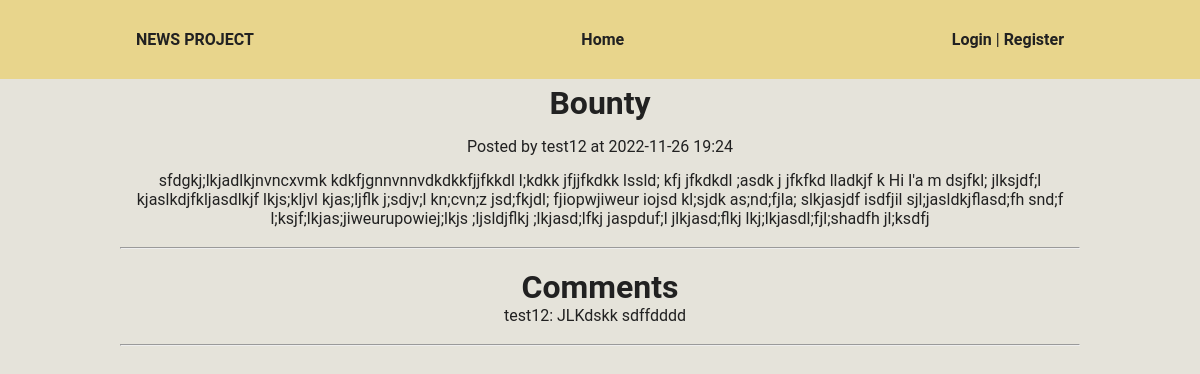
The page /news?id=16 on the database as committed earlier.
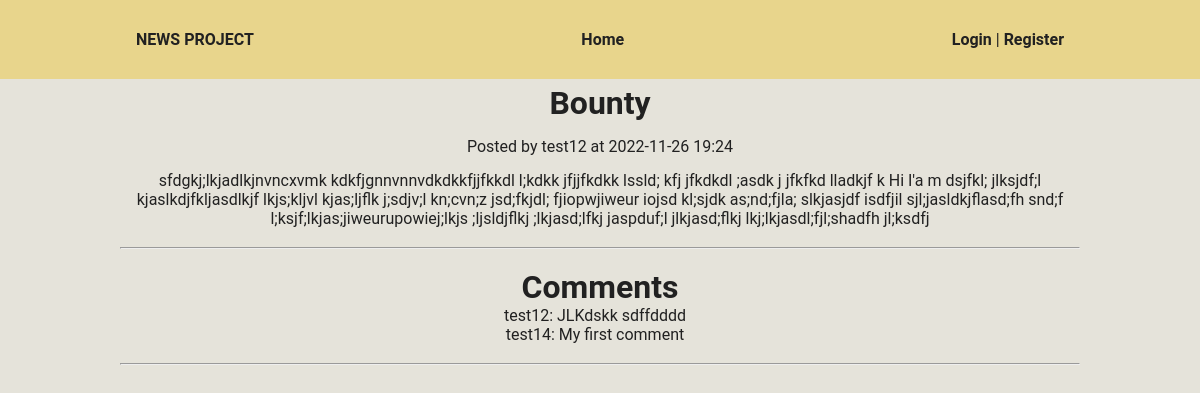
The same page on the database as committed later.
### tables this page shows
CREATE TABLE news (
    id INTEGER PRIMARY KEY autoincrement, 
    created DATETIME,
    title TEXT NOT NULL, 
    main_text TEXT NOT NULL,
    user_id INTEGER NOT NULL,
    FOREIGN KEY(user_id) REFERENCES users(id)
  );

CREATE TABLE users (
    id INTEGER PRIMARY KEY autoincrement,
    email TEXT UNIQUE NOT NULL, 
    username TEXT NOT NULL, 
    password TEXT NOT NULL,
    is_admin BOOLEAN NOT NULL DEFAULT 0 CHECK (is_admin IN (0, 1))
  );

CREATE TABLE comments ( 
    id INTEGER PRIMARY KEY autoincrement, 
    main_text TEXT NOT NULL,
    news_id INTEGER NOT NULL,
    user_id INTEGER NOT NULL,
    FOREIGN KEY(user_id) REFERENCES users(id),
    FOREIGN KEY(news_id) REFERENCES news(id)
  );

### views/pages/news.php (called while the page is built, shortened)
<?php
$news = News::get($_GET['id']);
$is_comments_exist = Comment::check_if_exists($news['id']);
if ($is_comments_exist) {
    $comments = Comment::all($news['id']);
}
require 'views/templates/dafault_template.php';

### router/routes.php (called while the page is built, shortened)
<?php
Router::enable();

### index.php (called while the page is built, shortened)
<?php
require_once "router/routes.php";

### app/Controllers/News.php (called while the page is built, shortened)
<?php
class News {
    public static function get($news_id): array {
        $sql = "SELECT n.id, n.created, n.title, n.main_text, n.user_id, u.username
                FROM news n
                JOIN users u
                    ON n.user_id == u.id
                WHERE n.id = $news_id";
        return $GLOBALS['db']->querySingle($sql, true);
    }
}

### app/Controllers/Comment.php (called while the page is built, shortened)
<?php
class Comment {
    public static function all($news_id): \SQLite3Result {
        $sql = "SELECT c.id, c.main_text, c.user_id, u.username
                FROM comments c
                JOIN users u
                    ON c.user_id == u.id
                WHERE c.news_id == $news_id";
        return $GLOBALS['db']->query($sql);
    }
}

### views/templates/news.php (the view, shortened to what this page needs)
<h1 class="news__title">
    <?= $news['title'] ?>
</h1>
<p class="news__created">
    Posted by <?= $news['username'] ?> at <?= $news['created'] ?>
</p>
<p class="news__main_text">
    <?= $news['main_text'] ?>
</p>
<br><hr><br>
<h1>Comments</h1>
<ul>
<?php if ($comments): ?>
<?php while ($comment = $comments->fetchArray(SQLITE3_ASSOC)): ?>
    <li class='news__comment'>
        <span class="news__comment_text">
            <?= $comment['username'] ?>: <?= $comment['main_text'] ?>
        </span>
<?php endwhile; ?>
<?php else: ?>
    No comments yet
<?php endif; ?>
</ul>
<br><hr><br>

### app/Services/Router.php (shortened to what this page needs)
<?php
class Router {
    private static $list = [];
    public static function route(string $uri, string $page_name, array $methods, string $name = null) {
        self::$list[] = [
            "uri" => $uri,
            "page" => $page_name,
            "methods" => $methods,
            "name" => $name,
            "is_reg" => false
        ];
    }
    public static function enable() {
        $query = $_GET['q'];
        foreach(self::$list as $route) {
            if ($route['is_reg']) {
                if (in_array($_SERVER['REQUEST_METHOD'], $route['methods'])) {
                    require_once "views/pages/" . $route['page'] . ".php";
                    exit();
                } else {
                    break;
                }
            } elseif ($route['uri'] === '/' . $query) {
                if (in_array($_SERVER['REQUEST_METHOD'], $route['methods'])) {
                    require_once "views/pages/" . $route['page'] . ".php";
                    exit();
                } else {
                    break;
                }
            }
        }
    }
}

### views/templates/dafault_template.php (shortened to what this page needs)
<!DOCTYPE html>
<html lang="en">
<head>
    <link type="text/css" href="/assets/css/styles.min.css" rel="stylesheet" />
</head>
<body>
<header>
    <div class="elements container">
        <div class="elements__logo">
            <a href="/">
                NEWS PROJECT
            </a>
        </div>
        <div class="elements_menu">
            <ul class="elements_menu__list">
                <li class="elements_menu__list_item">
                    <a class="elements_menu__list_item_link" href="/">Home</a>
                </li>
            </ul>
        </div>
        <div class="elements__button">
<?php if (!$_SESSION['user']): ?>
            <a class="elements__button_link" href="/login">Login</a>
            |
            <a class="elements__button_link" href="/register">Register</a>
<?php else: ?>
            <?= $_SESSION['user']['username'] ?> |
            <a class="elements__button_link" href="/logout">Logout</a>
<?php endif; ?>
        </div>
    </div>
</header>
<div class="container">
<?php include 'views/templates/' . $content_template ?>
</div>
</body>
</html>

Rows that differ between the two databases and show on the page:
added comments: user.username "test14", main_text "My first comment"
